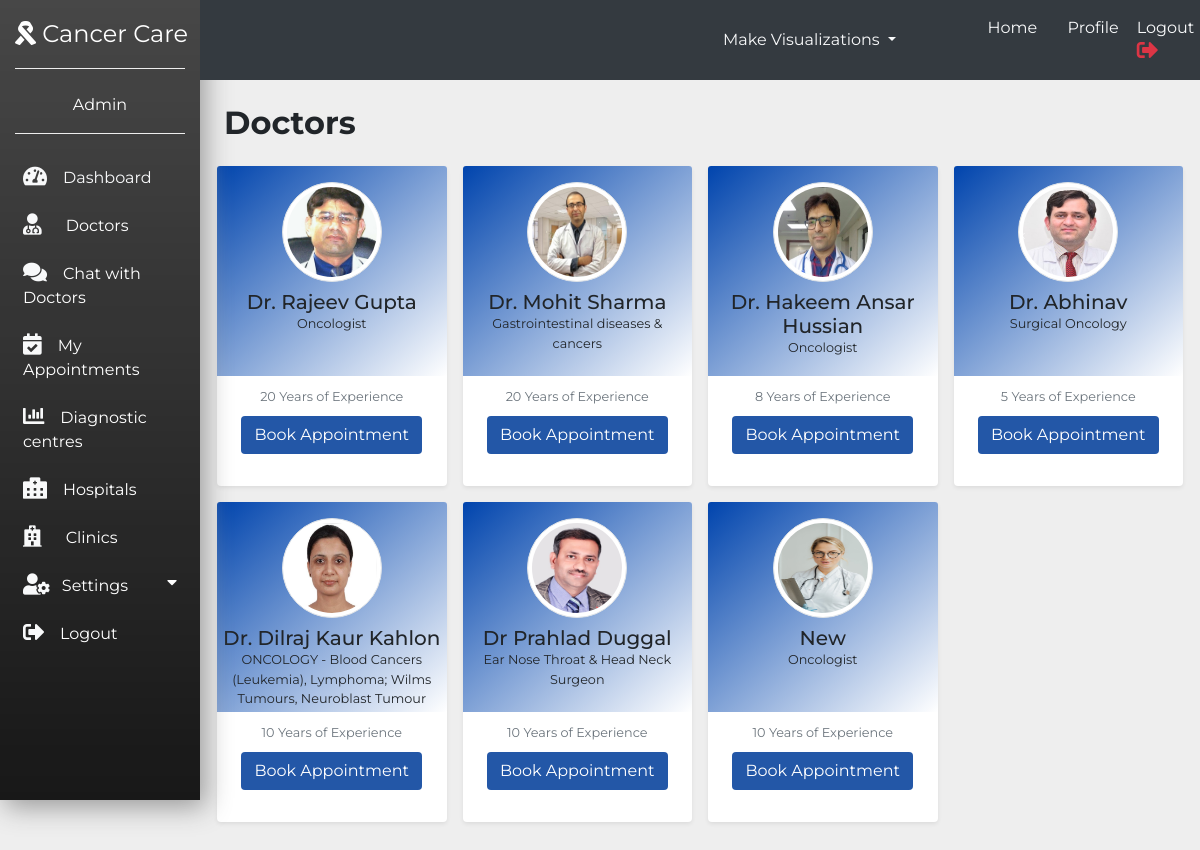
The page /doctorspage/ (signed in) on the database as committed earlier.
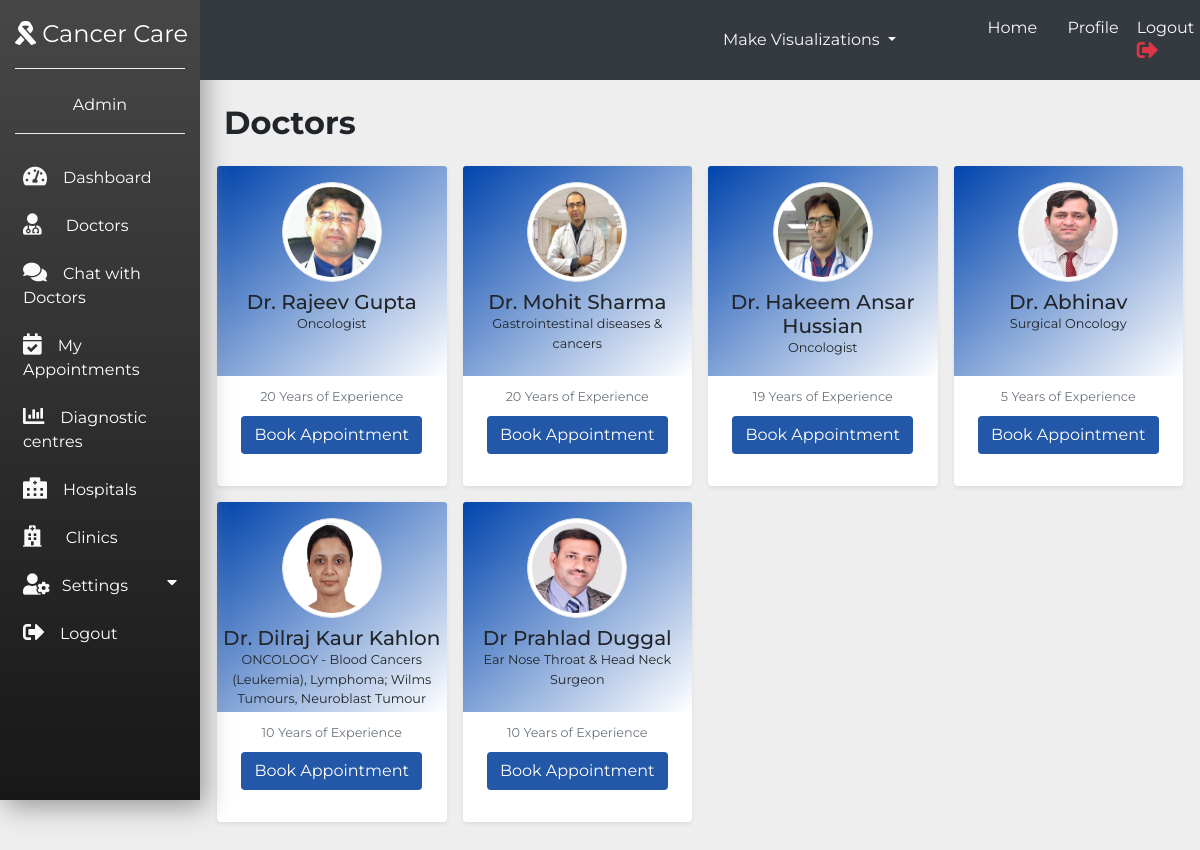
The same page on the database as committed later.
### myapp/models.py (models this page shows, shortened)
class mydoctor(models.Model):
    doc_name = models.CharField(max_length = 30)
    doc_email = models.EmailField(null=True , blank=True)
    doc_contact = models.CharField(max_length = 12, null= True)
    doc_img = models.ImageField(null=True,blank=True)
    doc_experience = models.IntegerField()
    doc_pincode = models.IntegerField()
    doc_city = models.CharField(max_length = 20)
    doc_state = models.CharField(max_length = 20)
    qualification = models.TextField(null=True , blank=True)
    specialization = models.CharField(max_length = 80)
    doc_pass = models.CharField(max_length = 50)
    doc_img = models.ImageField(null=True,blank=True)
    clinic_id = models.ForeignKey(myclinic, on_delete = models.CASCADE,null=True,blank=True)
    hospital_id = models.ForeignKey(myhospital, on_delete = models.CASCADE,null=True,blank=True)
    GENDER_CHOICES = (
        ('M', 'Male'),
        ('F', 'Female'),
    )
    doc_gender = models.CharField(max_length=1, choices=GENDER_CHOICES)

### myapp/views.py (the view)
# urls.py: path('doctorspage/',views.doctorspage,name="doctorspage"),
def doctorspage(request):
    if not request.session.has_key('em'):
        return redirect('/login')
    docdata = mydoctor.objects.all()
    return render(request,'doctorspage.html',{'doctors':docdata})

### Template/doctorspage.html (shortened to what this page needs)
{% extends 'sidebar.html' %}{% load static %}  {% block content %}
<div class="container py-5 col p-4">
    <h2 class="font-weight-bold mb-3">Doctors</h2>
    <div class="row pb-3 mb-1">
        {% for temp in doctors %}
        <div class="col-lg-3 col-md-6 mb-4 mb-lg-0 p-2">
            <div class="card rounded shadow-sm border-0" style="min-height: 320px;max-height: 320px;">
                <div class="card-body p-0">
                    <div class="px-1 py-3 text-center card-img-top" style="background:linear-gradient(to top left, #fff, #0044ad); max-height: 210px; min-height: 210px;">
                        {% if temp.doc_img %}
                        <img src="{{ temp.doc_img.url}}" alt="Doctor image" style="width:100px;  max-height:100px; min-height: 100px;" class="rounded-circle mb-2 img-thumbnail d-block mx-auto "> {% else %}
                        <img src="{%static 'Images/doc14.jpeg' %}" alt="Doctor image" style="width:100px;  max-height:100px; min-height: 100px;" class="rounded-circle mb-2 img-thumbnail d-block mx-auto "> {% endif %}
                        <h5 class=" mb-0 ">{{temp.doc_name}}</h5>
                        <p class="small mb-0 ">{{temp.specialization}}</p>
                    </div>
                    <div class="p-2 d-flex justify-content-center ">
                        <ul class="list-inline mb-0 ">
                            <li class="list-inline-item ">
                                <small class="text-muted ">{{temp.doc_experience}} Years of Experience</small>
                            </li>
                        </ul>
                    </div>
                    <div class="mb-1 apointment">
                        <center><a href="{% url 'userappointment' temp.id %}" target='_blank' class="btn" role="button" style="background-color: #2357a7; color: white;"> Book Appointment</a>
                        </center>
                    </div>
                </div>
            </div>
        </div>
        {% endfor %}
    </div>
</div>
{% endblock %}

### Template/sidebar.html (shortened to what this page needs)
{% load static %}
<!doctype html>
<html lang="en">
<head>
    <link rel="stylesheet" href="{%static 'css/icofont.min.css' %}">
    <link rel="stylesheet" href="https://use.fontawesome.com/releases/v5.2.0/css/all.css">
    <link rel="stylesheet" href="https://stackpath.bootstrapcdn.com/bootstrap/4.3.1/css/bootstrap.min.css">
</head>
<body>
    <nav class="navbar navbar-expand-md navbar-light">
        <div class="collapse navbar-collapse" id="myNavbar">
            <div class="container-fluid">
                <div class="row">
                    <div class=" col-xl-2 col-lg-3 col-md-4 sidebar fixed-top">
                        <a href="#" class="navbar-brand text-white d-block mx-auto text-center py-3 mb-4 bottom-border" style="font-size:24px;"><span><i class="fas fa-ribbon"></i></span> Cancer Care</a>
                        <div class="bottom-border pb-3">
                            <p6 class="d-block text-center text-white">{{request.session.pat_name}}</p6>
                        </div>
                        <ul class="navbar-nav flex-column mt-4">
                            <li class="nav-item"><a href="{% url 'dashboard' %}" class="nav-link text-light p-2 mb-2 "><span class="fas fa-tachometer-alt text-light fa-lg mr-3 "></span>Dashboard</a> </li>
                            <li class="nav-item"><a href="{% url 'doctorspage' %}" class="nav-link text-white p-2 mb-2"><i class="fas fa-user-md text-light fa-lg mr-4 "></i>Doctors</a></li>
                            <li class="nav-item"><a href="{% url 'chatwithdoctor' %}" class="nav-link text-white p-2 mb-2"><i class="fas fa-comments text-light fa-lg mr-3"></i>Chat with Doctors</a></li>
                            <li class="nav-item"><a href="{% url 'userappointmentstatus' %}" class="nav-link text-white p-2 mb-2"><i class="fas fa-calendar-check text-light fa-lg mr-3"></i>My Appointments</a></li>
                            <li class="nav-item"><a href="{% url 'labs' %}" class="nav-link text-white p-2 mb-2"><i class="fas fa-chart-bar text-light fa-lg mr-3"></i>Diagnostic centres</a></li>
                            <li class="nav-item"><a href="{% url 'hospitals' %}" class="nav-link text-white p-2 mb-2"><i class="fas fa-hospital-alt text-light fa-lg mr-3"></i>Hospitals</a></li>
                            <li class="nav-item"><a href="{% url 'clinics' %}" class="nav-link text-white p-2 mb-2"><i class="fas fa-hospital text-light fa-lg mr-4"></i>Clinics</a></li>
                            <li class="nav-item">
                                <a href="#pageSubmenu1" data-toggle="collapse" aria-expanded="false" class="nav-link text-white p-2 mb-2 " style="display: flex; justify-content: space-between;">
                                    <span><i class="fas fa-user-cog text-light fa-lg mr-2"></i> Settings </span> <i class="fas fa-caret-down"></i>
                                </a>
                            </li>
                            <li class="nav-item"><a href="{% url 'logout' %}" class="nav-link text-white p-2 mb-2"><i class="fas fa-sign-out-alt text-light fa-lg mr-3"></i>Logout</a></li>
                        </ul>
                    </div>
                    <div class=" col-xl-10 col-lg-9 col-md-8 ml-auto bg-dark fixed-top py-2 top-navbar ">
                        <div class="row align-items-center ">
                            <div class="col-md-3">
                                <div class="collapse navbar-collapse" id="navbarNavDarkDropdown">
                                    <ul class="navbar-nav">
                                        <li class="nav-item dropdown">
                                            <a class="nav-link dropdown-toggle text-light" href="#" id="navbarDropdown" role="button" data-toggle="dropdown" aria-haspopup="true" aria-expanded="false">
                                                Make Visualizations
                                            </a>
                                        </li>
                                    </ul>
                                </div>
                            </div>
                            <div class="col-md-3 ">
                                <ul class="navbar-nav " style="align-content: flex-end; ">
                                    <li class="nav-item ">
                                        <a class="nav-link text-light " href="{% url 'dashboard' %} " style="padding-left: 10px; "><span class="icofont-home "></span>Home</a>
                                    </li>
                                    <li class="nav-item ">
                                        <a class="nav-link text-light " href="{% url 'profile' %} " style="padding-left: 10px; "><span class="icofont-ui-user "></span>Profile</a>
                                    </li>
                                    <li class="nav-item ">
                                        <a class="nav-link text-light " href="{% url 'logout' %} " style="padding-left: 10px; ">Logout <span><i
                                            class="fas fa-sign-out-alt text-danger fa-lg "></i></span></a>
                                    </li>
                                </ul>
                            </div>
                        </div>
                    </div>
                </div>
    </nav>
    <div class="container-fluid ">
        <div class="row ">
            <div class=" col-xl-10 col-lg-9 col-md-8 ml-auto ">
                <div class="row pt-md-4 mt-md-3 mb-2 ">
                    {% block content %}{%endblock%}
                </div>
            </div>
        </div>
    </div>
</body>
</html>

### Template/sidebar.html (style rules this page uses)
body { font-family: 'Montserrat', sans-serif; background-color: #eee; }
.sidebar { height: 100vh; background: linear-gradient(rgba(0, 0, 0, .7), rgba(0, 0, 0, .9)); background-position: center; background-repeat: no-repeat; background-size: cover; box-shadow: 5px 7px 25px #999; }
.bottom-border { border-bottom: 1px groove #eee; }

Rows that differ between the two databases and show on the page:
removed mydoctor: doc_name "New", specialization "Oncologist", doc_experience "10"
changed mydoctor "Dr. Hakeem Ansar Hussian": doc_experience "8" → "19"
